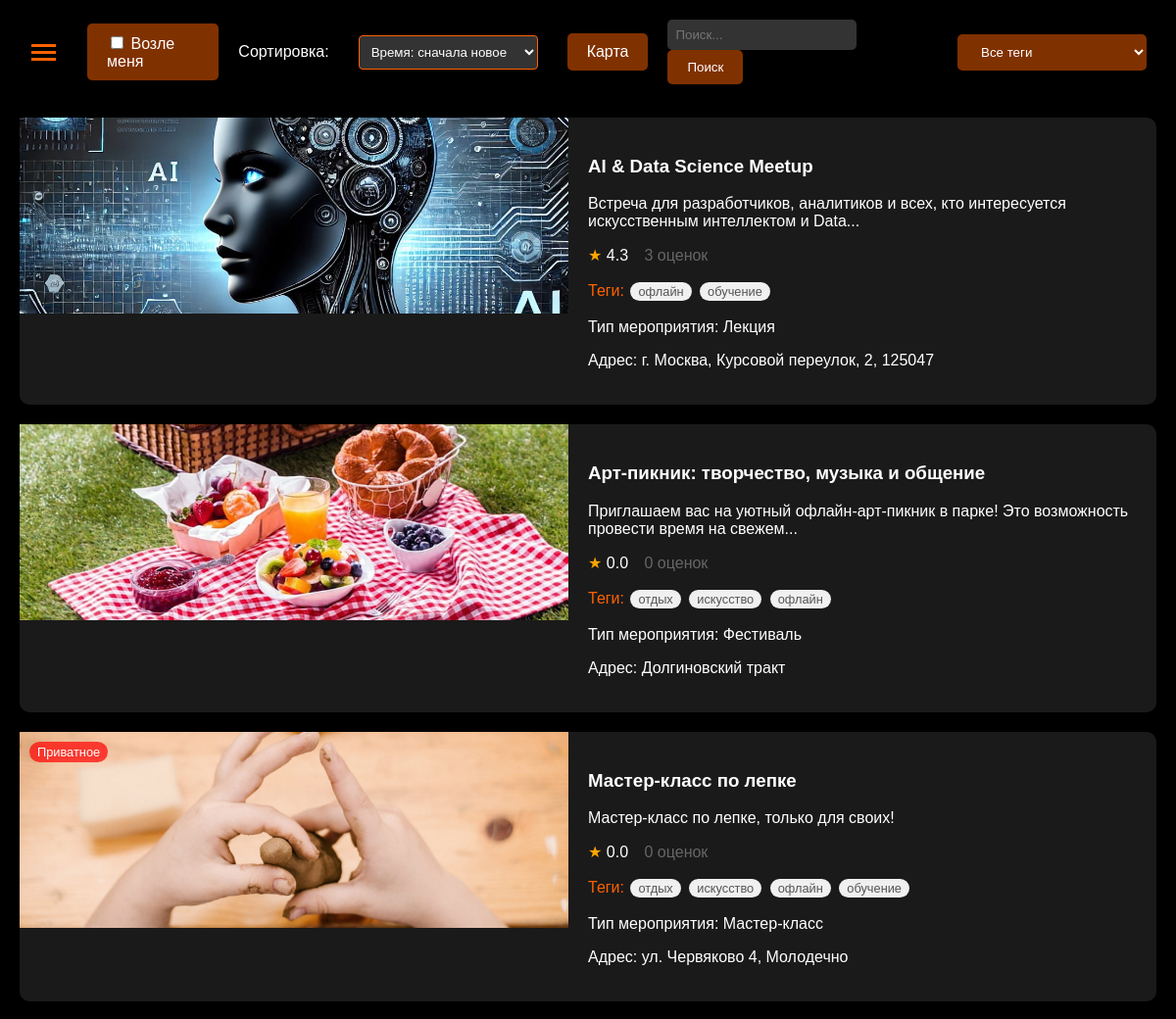
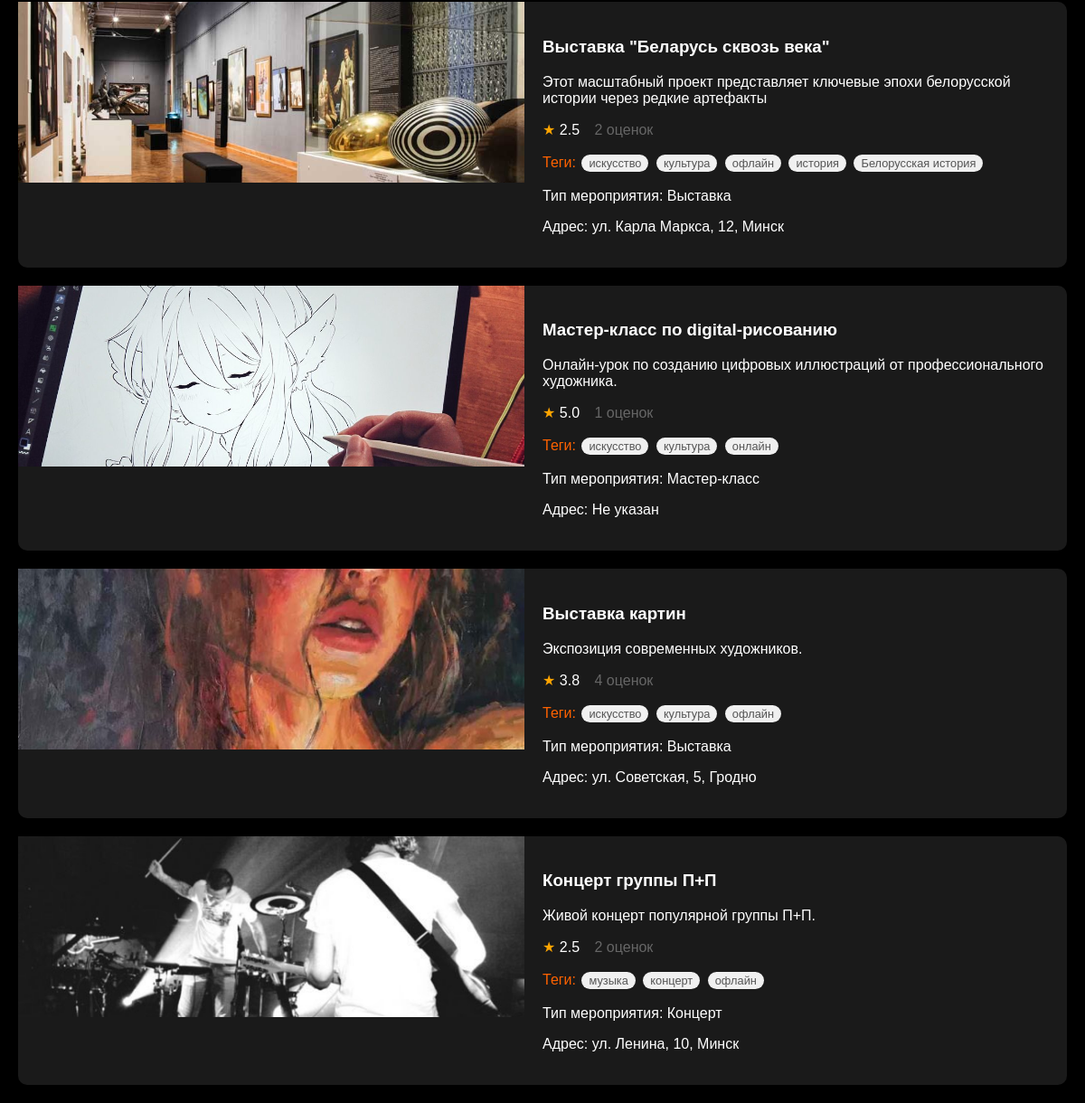
The page / on the database its author committed (2 pictures, top to bottom).
### app/app.py (models this page shows, shortened)
class Event(db.Model):
    id = db.Column(db.Integer, primary_key=True)
    title = db.Column(db.String(100), nullable=False)
    description = db.Column(db.Text, nullable=False)
    organizer_id = db.Column(db.Integer, db.ForeignKey('user.id'), nullable=False)
    format = db.Column(db.String(20), nullable=False)  # 'online' или 'offline'
    location_name = db.Column(db.String(200))  # Название места
    location_address = db.Column(db.String(200))  # Физический адрес
    online_info = db.Column(db.Text)  # Информация для онлайн мероприятий
    date_time = db.Column(db.DateTime, nullable=False)
    duration = db.Column(db.Integer, nullable=False)
    image_url = db.Column(db.String(200))
    lat = db.Column(db.Float)
    lng = db.Column(db.Float)
    event_type = db.Column(db.String(50))
    created_at = db.Column(db.DateTime, default=datetime.utcnow)
    is_active = db.Column(db.Boolean, default=True)
    is_private = db.Column(db.Boolean, default=False)
    password = db.Column(db.String(100))  # Пароль для приватных мероприятий
    organizer = db.relationship('User', backref='events')
    tags = db.relationship('Tag', secondary='event_tag', backref='events')
    personalities = db.Column(db.JSON)
    user_statuses = db.relationship(
        'UserEventStatus',
        backref=db.backref('event', lazy='joined'),
        lazy='dynamic'
    )
    @hybrid_property
    def average_rating(self):
        return db.session.query(func.avg(Rating.rating)).filter(
            Rating.event_id == self.id
        ).scalar() or 0.0
    @property
    def ratings_count(self):
        return Rating.query.filter_by(event_id=self.id).count()
    @property
    def distance(self):
        return getattr(self, '_distance', None)
    @distance.setter
    def distance(self, value):
        self._distance = value

class Tag(db.Model):
    id = db.Column(db.Integer, primary_key=True)
    name = db.Column(db.String(50), unique=True, nullable=False)

### app/app.py (the view, shortened to what this page needs)
@app.route('/', methods=['GET'])
def home():
    search_query = request.args.get('search', '').strip()
    selected_tag = request.args.get('tag', '').strip()
    selected_sort = request.args.get('sort', 'recommended' if 'username' in session else 'newest').strip()
    query = Event.query.filter_by(is_active=True)
    user_coords = None
    if search_query:
        query = query.filter(
            (Event.title.ilike(f'%{search_query}%')) |
            (Event.description.ilike(f'%{search_query}%')) |
            (Event.tags.any(Tag.name.ilike(f'%{search_query}%')))
        )
    if selected_tag:
        tag = Tag.query.filter_by(name=selected_tag).first()
        if tag:
            query = query.join(Event.tags).filter(Tag.id == tag.id)
    if selected_sort == 'recommended' and 'username' in session:
        user = User.query.filter_by(username=session['username']).first()
        if user:
            user_coords = None
            if 'nearby' in request.args:
                try:
                    lat_str, lng_str = request.args['nearby'].split(',')
                    user_coords = (float(lat_str), float(lng_str))
                except:
                    pass
            recommended = user.calculate_recommendation_scores(user_coords)
            events = [e for e, _ in recommended]
            if search_query:
                events = [e for e in events
                        if search_query.lower() in e.title.lower()
                        or search_query.lower() in e.description.lower()
                        or any(search_query.lower() in tag.name.lower() for tag in e.tags)]
            if selected_tag:
                events = [e for e in events
                        if any(tag.name == selected_tag for tag in e.tags)]
        else:
            events = query.order_by(Event.created_at.desc()).all()
    else:
        if selected_sort == 'recommended':
            selected_sort = 'newest'
        if selected_sort == 'popular':
            query = query.outerjoin(EventView).group_by(Event.id).order_by(func.count(EventView.event_id).desc())
        elif selected_sort == 'rating':
            query = query.outerjoin(Rating).group_by(Event.id).order_by(func.coalesce(func.avg(Rating.rating), 0).desc())
        elif selected_sort == 'oldest':
            query = query.order_by(Event.created_at.asc())
        else:  # newest
            query = query.order_by(Event.created_at.desc())
        events = query.all()
    filtered_events = []
    for event in events:
        if user_coords and event.lat and event.lng:
            distance = haversine(user_coords[0], user_coords[1], event.lat, event.lng)
            if distance <= 20:
                event.distance = distance
                filtered_events.append(event)
        else:
            event.distance = None
            filtered_events.append(event)
    if user_coords:
        events = [e for e in filtered_events if e.distance is not None]
    else:
        events = filtered_events
    tags = Tag.query.all()
    return render_template('index.html',
                         posts=events,
                         nearby_filter_active='nearby' in request.args,
                         tags=tags,
                         search_query=search_query,
                         selected_tag=selected_tag,
                         selected_sort=selected_sort)

### app/app.py (called while the page is built, shortened)
@app.before_request
def make_session_permanent():
    session.permanent = True

@app.context_processor
def inject_nearby_status():
    return {'nearby_filter_active': 'nearby' in request.args}

@app.context_processor
def inject_validation_counts():
    return {}

@app.context_processor
def inject_notifications():
    notifications = {}
    return notifications

@app.context_processor
def inject_user():
    if 'username' in session:
        user = User.query.filter_by(username=session['username']).first()
        return {'current_user': user}
    return {}

### app/templates/index.html (shortened to what this page needs)
<!DOCTYPE html>
<html>
<head>
    <link rel="stylesheet" href="{{ url_for('static', filename='styles.css') }}">
</head>
<body>
    <div class="header">
            <div class="menu-icon" onclick="toggleSidebar()">
                <span></span>
                <span></span>
                <span></span>
            </div>
        <div class="menu-buttons">
            <label class="menu-btn">
                <input type="checkbox" id="nearbyToggle"
                    onchange="toggleNearbyFilter(this)"
                    {% if nearby_filter_active %}checked{% endif %}>
                Возле меня
            </label>
            <span style="color: white; margin-right: 10px;">Сортировка:</span>
            <select class="menu-btn" id="sortSelector" onchange="applySorting(this.value)">
                <option value="newest" {% if selected_sort == 'newest' %}selected{% endif %}>Время: сначала новое</option>
            </select>
            <a href="{{ url_for('show_map') }}" class="menu-btn">Карта</a>
            <div class="search-container">
                <form method="GET" action="/">
                    <input class="search-input" type="text" name="search" placeholder="Поиск..." value="{{ search_query|default('') }}">
                        <button class="menu-btn" type="submit">Поиск</button>
                </form>
            </div>
            <select class="menu-btn" onchange="filterPosts('tag', this.value)">
                <option value="">Все теги</option>
            </select>
        </div>
    </div>
    <div class="posts-container">
        {% for post in posts %}
            {% with event=post %}
                {% include 'post.html' %}
            {% endwith %}
        {% endfor %}
    </div>
</body>
</html>

### app/templates/post.html (shortened to what this page needs)
<div class="post"
                 data-event-id="{{ post.id }}"
                 data-organizer-id="{{ post.organizer.id }}"
                 data-title="{{ post.title | escape }}"
                 data-description="{{ post.description | escape }}"
                 data-location-name="{{ post.location_name | escape if post.location_name else '' }}"
                 data-tags="{{ post.tags|map(attribute='name')|join(', ') | escape }}"
                 data-event-type="{{ post.event_type | escape }}"
                 data-location-address="{{ post.location_address | escape if post.location_address else '' }}"
                 data-lat="{{ post.lat | default(0) }}"
                 data-lng="{{ post.lng | default(0) }}"
                 data-image-url="{{ post.image_url | default('', true) | escape }}"
                 data-is-private="{{ 'true' if post.is_private else 'false' }}"
                 data-format="{{ post.format }}"
                 data-online-info="{{ post.online_info | escape if post.online_info else '' }}"
                 data-date-time="{{ post.date_time.strftime('%Y-%m-%dT%H:%M:%S') }}"
                 data-duration="{{ post.duration }}"
                 data-organizer-username="{{ post.organizer.username }}"
                 data-personalities="{{ post.personalities | tojson | forceescape }}"
                 onclick="handlePostClick(this)">
            {% if post.is_private %}
                <div class="private-badge">Приватное</div>
            {% endif %}
                <img class="post-image"
                    src="{{ url_for('static', filename=post.image_url) if post.image_url else url_for('static', filename='images/no-image.jpg') }}"
                    alt="{{ post.title }}"
                    onerror="this.onerror=null;this.src='{{ url_for('static', filename='images/no-image.jpg') }}'">
                <div class="post-content">
                    <h3>{{ post.title }}</h3>
                    <p>{{ post.description|truncate(100) }}</p>
                    <p class="rating">
                        <span class="star" style="color: #ffa500;">★</span>
                        <span class="average-rating" style="margin-right: 12px;">{{ "%.1f"|format(post.average_rating) }}</span>
                        <span class="ratings-count" style="color: #666666;"> {{ post.ratings_count }} оценок</span>
                    </p>
                    <p class="tags">Теги:
                        {% for tag in post.tags %}
                            <span class="tag
                                ">
                                {{ tag.name }}
                            </span>
                        {% endfor %}
                    </p>
                    <p>Тип мероприятия: {{ post.event_type }}</p>
                    <p>Адрес: {{ post.location_address if post.location_address else 'Не указан' }}</p>
                </div>
</div>

### app/static/styles.css (style rules this page uses)
body { margin: 0; padding: 0; background: #000000; color: #ffffff; font-family: Arial, sans-serif; }
.header { background: rgba(0, 0, 0, 0.8); padding: 20px; display: flex; align-items: center; justify-content: space-between; position: fixed; width: 100%; top: 0; z-index: 1000; }
.menu-icon { cursor: pointer; padding: 12px; position: relative; z-index: 1000; }
.menu-icon span { display: block; width: 25px; height: 3px; background: #ff6200; margin: 4px 0; transition: all 0.3s ease; }
.menu-buttons { display: flex; gap: 20px; align-items: center; }
.menu-btn { padding: 10px 20px; background: rgba(255, 98, 0, 0.5); border: none; color: white; cursor: pointer; border-radius: 5px; transition: background 0.3s ease; text-decoration: none; }
.search-container { display: flex; gap: 10px; }
.search-input { padding: 8px; background: #333333; border: none; color: white; border-radius: 5px; }
.posts-container { margin-top: 100px; padding: 20px; display: grid; gap: 20px; }
.post { display: flex; background: #1a1a1a; border-radius: 10px; overflow: hidden; cursor: pointer; transition: transform 0.2s; position: relative; overflow: visible !important; }
.post-image { width: 50%; height: 200px; object-fit: cover; position: sticky; top: 0; }
.post-content { width: 50%; padding: 20px; }
.tags { color: #ff6200; }
.tag { display: inline-block; background-color: #f0f0f0; padding: 2px 8px; margin: 2px; border-radius: 12px; font-size: 0.8em; color: #555; transition: all 0.3s ease; }
.private-badge { position: absolute; top: 10px; left: 10px; background: rgba(255, 0, 0, 0.7); color: white; padding: 3px 8px; border-radius: 12px; font-size: 0.8em; z-index: 10; }
.header .menu-btn:last-child { margin-right: 50px; }
#sortSelector { margin-right: 10px; background: #333; color: white; border: 1px solid #ff6200; padding: 8px; border-radius: 4px; }
#sortSelector option { background: #1a1a1a; color: #fff; }
.menu-buttons { display: flex; align-items: center; }
.menu-icon { cursor: pointer; padding: 12px; position: relative; z-index: 1000; margin-right: 20px; }

### rows shown on the page
Event: image_url (picture), title "AI & Data Science Meetup", description "Встреча для разработчиков, аналитиков и всех, кто интересуется искусственным интеллектом и Data...", average_rating "4.3", ratings_count "3", event_type "Лекция", location_address "г. Москва, Курсовой переулок, 2, 125047"
Tag: name "офлайн"
Tag: name "обучение"
Event: image_url (picture), title "Арт-пикник: творчество, музыка и общение", description "Приглашаем вас на уютный офлайн-арт-пикник в парке! Это возможность провести время на свежем...", average_rating "0.0", ratings_count "0", event_type "Фестиваль", location_address "Долгиновский тракт"
Tag: name "отдых"
Tag: name "искусство"
Event: is_private "Приватное", image_url (picture), title "Мастер-класс по лепке", description "Мастер-класс по лепке, только для своих!", average_rating "0.0", ratings_count "0", event_type "Мастер-класс", location_address "ул. Червяково 4, Молодечно"
Event: image_url (picture), title "Выставка \"Беларусь сквозь века\"", description "Этот масштабный проект представляет ключевые эпохи белорусской истории через редкие артефакты", average_rating "2.5", ratings_count "2", event_type "Выставка", location_address "ул. Карла Маркса, 12, Минск"
Tag: name "культура"
Tag: name "история"
Tag: name "Белорусская история"
Event: image_url (picture), title "Мастер-класс по digital-рисованию", description "Онлайн-урок по созданию цифровых иллюстраций от профессионального художника.", average_rating "5.0", ratings_count "1", event_type "Мастер-класс", location_address "Не указан"
Tag: name "онлайн"
Event: image_url (picture), title "Выставка картин", description "Экспозиция современных художников.", average_rating "3.8", ratings_count "4", event_type "Выставка", location_address "ул. Советская, 5, Гродно"
Event: image_url (picture), title "Концерт группы П+П", description "Живой концерт популярной группы П+П.", average_rating "2.5", ratings_count "2", event_type "Концерт", location_address "ул. Ленина, 10, Минск"
Tag: name "музыка"
Tag: name "концерт"
